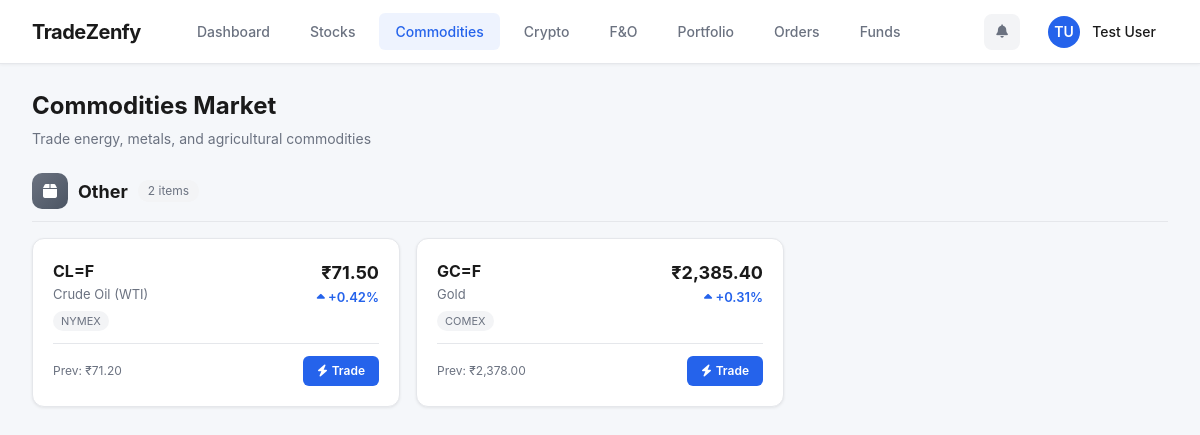
The page /commodity-market.php (signed in) on the database its author committed.
### tables this page shows
CREATE TABLE IF NOT EXISTS `account_registrations` (
  `id` int(11) NOT NULL AUTO_INCREMENT,
  `title` varchar(10) DEFAULT NULL,
  `first_name` varchar(100) NOT NULL,
  `last_name` varchar(100) NOT NULL,
  `email` varchar(255) NOT NULL,
  `username` varchar(100) NOT NULL,
  `password` varchar(255) NOT NULL,
  `dob` date DEFAULT NULL,
  `phone` varchar(20) DEFAULT NULL,
  `street` text DEFAULT NULL,
  `postal_code` varchar(20) DEFAULT NULL,
  `city` varchar(100) DEFAULT NULL,
  `country` varchar(100) DEFAULT NULL,
  `state_citizenship` varchar(100) DEFAULT NULL,
  `state_tax_residency` varchar(100) DEFAULT NULL,
  `tax_id` varchar(50) DEFAULT NULL,
  `employment_status` varchar(50) DEFAULT NULL,
  `trading_currency` varchar(50) DEFAULT 'INR',
  `annual_income` decimal(15,2) DEFAULT NULL,
  `net_worth` decimal(15,2) DEFAULT NULL,
  `source_of_wealth` text DEFAULT NULL,
  `initial_deposit` decimal(15,2) DEFAULT NULL,
  `status` enum('pending','approved','rejected') DEFAULT 'pending',
  `current_balance` decimal(15,2) DEFAULT 0.00,
  `portfolio_value` decimal(15,2) DEFAULT 0.00,
  `total_invested` decimal(15,2) DEFAULT 0.00,
  `total_pnl` decimal(15,2) DEFAULT 0.00,
  `is_blocked` tinyint(1) DEFAULT 0,
  `created_at` timestamp NOT NULL DEFAULT current_timestamp(),
  `updated_at` timestamp NOT NULL DEFAULT current_timestamp() ON UPDATE current_timestamp(),
  PRIMARY KEY (`id`),
  UNIQUE KEY `email` (`email`),
  UNIQUE KEY `username` (`username`)
);

CREATE TABLE IF NOT EXISTS `stocks` (
  `id` int(11) NOT NULL AUTO_INCREMENT,
  `symbol` varchar(20) NOT NULL,
  `name` varchar(255) NOT NULL,
  `exchange` varchar(20) DEFAULT 'NSE',
  `industry` varchar(100) DEFAULT NULL,
  `sector` varchar(100) DEFAULT NULL,
  `market_cap` bigint(20) DEFAULT NULL,
  `logo_url` varchar(500) DEFAULT NULL,
  `website` varchar(255) DEFAULT NULL,
  `ltp` decimal(10,2) DEFAULT 0.00,
  `change_percent` decimal(10,4) DEFAULT 0.0000,
  `previous_close` decimal(10,2) DEFAULT 0.00,
  `is_active` tinyint(1) DEFAULT 1,
  `created_at` timestamp NOT NULL DEFAULT current_timestamp(),
  `updated_at` timestamp NOT NULL DEFAULT current_timestamp() ON UPDATE current_timestamp(),
  PRIMARY KEY (`id`),
  UNIQUE KEY `unique_symbol` (`symbol`)
);

### includes/middleware.php (called while the page is built, shortened)
<?php
function requireUser(): array {
    $db   = getDB();
    $stmt = $db->prepare("SELECT id, first_name, last_name, email, username, status, current_balance, portfolio_value, total_pnl, is_blocked FROM account_registrations WHERE id = ?");
    $stmt->execute([$_SESSION['user_id']]);
    $user = $stmt->fetch();
    return $user;
}

### commodity-market.php (the view, shortened to what this page needs)
<?php
require_once __DIR__ . '/includes/middleware.php';
$user = requireUser();
$db   = getDB();
$stmt = $db->prepare("
    SELECT s.id, s.symbol, s.name, s.exchange, s.industry,
           COALESCE(c.ltp, s.ltp) AS ltp,
           COALESCE(c.change_percent, s.change_percent) AS change_percent,
           s.previous_close
    FROM stocks s
    LEFT JOIN stock_price_cache c ON c.stock_id = s.id
    WHERE s.is_active = 1 AND s.sector = 'Commodity'
    ORDER BY s.industry, s.symbol ASC
");
$stmt->execute();
$commodities = $stmt->fetchAll();
$grouped = [];
foreach ($commodities as $cmd) {
    $industry = $cmd['industry'] ?: 'Other';
    if (!isset($grouped[$industry])) $grouped[$industry] = [];
    $grouped[$industry][] = $cmd;
}
?>
<!DOCTYPE html>
<html lang="en">
<head>
<link rel="stylesheet" href="https://cdnjs.cloudflare.com/ajax/libs/font-awesome/6.4.0/css/all.min.css">
<link rel="stylesheet" href="public/assets/css/groww-ui.css">
<link rel="stylesheet" href="public/assets/css/layout-new.css">
<link rel="stylesheet" href="public/assets/css/mobile-responsive.css">
</head>
<body>
<?php include 'includes/user-top-nav.php'; ?>
<div class="main-content">
  <div class="page-header">
    <div class="page-title">Commodities Market</div>
    <div class="page-subtitle">Trade energy, metals, and agricultural commodities</div>
  </div>
  <?php
  $iconMap = [
    'Energy' => ['class' => 'energy', 'icon' => 'fa-fire'],
    'Precious Metals' => ['class' => 'precious', 'icon' => 'fa-gem'],
    'Base Metals' => ['class' => 'base', 'icon' => 'fa-cube'],
    'Agriculture' => ['class' => 'agri', 'icon' => 'fa-seedling'],
  ];
  $sortedIndustries = [];
  foreach ($grouped as $ind => $items) {
    if (!isset($sortedIndustries[$ind])) $sortedIndustries[$ind] = $items;
  }
  ?>
  <?php foreach ($sortedIndustries as $industry => $items):
    $iconInfo = $iconMap[$industry] ?? ['class' => 'base', 'icon' => 'fa-box'];
  ?>
  <div class="category-section">
    <div class="category-header">
      <div class="category-icon <?= $iconInfo['class'] ?>">
        <i class="fa <?= $iconInfo['icon'] ?>"></i>
      </div>
      <div>
        <div class="category-title"><?= htmlspecialchars($industry) ?></div>
      </div>
      <span class="category-count"><?= count($items) ?> items</span>
    </div>
    <div class="commodity-grid">
      <?php foreach ($items as $cmd):
        $chg = (float)$cmd['change_percent'];
        $isPos = $chg >= 0;
        $ltp = (float)$cmd['ltp'];
        $prevClose = (float)$cmd['previous_close'];
      ?>
      <a href="commodity-detail.php?id=<?= $cmd['id'] ?>" class="commodity-card">
        <div class="card-top">
          <div class="card-left">
            <div class="cmd-symbol"><?= htmlspecialchars($cmd['symbol']) ?></div>
            <div class="cmd-name"><?= htmlspecialchars($cmd['name']) ?></div>
            <span class="cmd-exchange"><?= htmlspecialchars($cmd['exchange']) ?></span>
          </div>
          <div class="card-right">
            <div class="cmd-ltp">₹<?= number_format($ltp, 2) ?></div>
            <div class="cmd-change <?= $isPos ? 'positive' : 'negative' ?>">
              <i class="fa fa-caret-<?= $isPos ? 'up' : 'down' ?>"></i>
              <?= ($isPos ? '+' : '') . number_format($chg, 2) ?>%
            </div>
          </div>
        </div>
        <div class="card-bottom">
          <span class="cmd-prev">Prev: ₹<?= number_format($prevClose, 2) ?></span>
          <span class="trade-btn"><i class="fa fa-bolt"></i> Trade</span>
        </div>
      </a>
      <?php endforeach; ?>
    </div>
  </div>
  <?php endforeach; ?>
</div>
</body>
</html>

### includes/user-top-nav.php (shortened to what this page needs)
<?php
$currentPage = basename($_SERVER['PHP_SELF'], '.php');
$inUser = strpos($_SERVER['PHP_SELF'], '/user/') !== false;
$rootPrefix = $inUser ? '../' : '';
$userPrefix = $inUser ? '' : 'user/';
$userInitials = strtoupper(substr($user['first_name'] ?? 'U', 0, 1) . substr($user['last_name'] ?? '', 0, 1));
$displayName = ($user['first_name'] ?? '') . ' ' . ($user['last_name'] ?? '');
?>
<nav class="top-nav">
  <div class="top-nav-left">
    <a href="<?= $userPrefix ?>dashboard.php" class="top-nav-logo">
      TradeZenfy
    </a>
    <div class="top-nav-links">
      <a href="<?= $userPrefix ?>dashboard.php" <?= $currentPage === 'dashboard' ? 'class="active"' : '' ?>>
        Dashboard
      </a>
      <a href="<?= $rootPrefix ?>stock-market.php" <?= in_array($currentPage, ['stock-market','stock-detail','index-detail']) ? 'class="active"' : '' ?>>
        Stocks
      </a>
      <a href="<?= $rootPrefix ?>commodity-market.php" <?= in_array($currentPage, ['commodity-market','commodity-detail']) ? 'class="active"' : '' ?>>
        Commodities
      </a>
      <a href="<?= $rootPrefix ?>crypto-market.php" <?= in_array($currentPage, ['crypto-market','crypto-detail']) ? 'class="active"' : '' ?>>
        Crypto
      </a>
      <a href="<?= $rootPrefix ?>fno-market.php" <?= in_array($currentPage, ['fno-market','fno-detail']) ? 'class="active"' : '' ?>>
        F&O
      </a>
      <a href="<?= $userPrefix ?>portfolio.php" <?= $currentPage === 'portfolio' ? 'class="active"' : '' ?>>
        Portfolio
      </a>
      <a href="<?= $userPrefix ?>orders.php" <?= $currentPage === 'orders' ? 'class="active"' : '' ?>>
        Orders
      </a>
      <a href="<?= $userPrefix ?>deposit.php" <?= in_array($currentPage, ['deposit','withdraw']) ? 'class="active"' : '' ?>>
        Funds
      </a>
    </div>
  </div>
  <div class="top-nav-right">
    <button class="nav-icon-btn" title="Notifications">
      <i class="fa fa-bell"></i>
    </button>
    <div class="nav-user-info" onclick="window.location.href='<?= $userPrefix ?>edit-profile.php'">
      <div class="nav-user-avatar"><?= $userInitials ?></div>
      <div class="nav-user-name"><?= htmlspecialchars($displayName) ?></div>
    </div>
  </div>
</nav>

### public/assets/css/groww-ui.css (style rules this page uses)
*, *::before, *::after { box-sizing: border-box; margin: 0; padding: 0; }
:root { --primary: #2563EB; --primary-dark: #1D4ED8; --primary-light: #3B82F6; --success: #10B981; --success-dark: #059669; --danger: #EF4444; --danger-dark: #DC2626; --bg: #F5F7FA; --card: #FFFFFF; --text: #1A1A1A; --text-secondary: #6B7280; --border: #E5E7EB; --hover: #F3F4F6; --groww-green: var(--primary); --groww-green-dark: var(--primary-dark); --groww-red: var(--danger); --groww-bg: var(--bg); --groww-card: var(--card); --groww-text: var(--text); --groww-text-secondary: var(--text-secondary); --groww-border: var(--border); --groww-hover: var(--hover); }
body { font-family: -apple-system, BlinkMacSystemFont, 'Segoe UI', Roboto, sans-serif; background: var(--bg); color: var(--text); min-height: 100vh; line-height: 1.5; overflow-x: hidden; max-width: 100vw; }

### public/assets/css/layout-new.css (style rules this page uses)
.top-nav { background: var(--card); border-bottom: 1px solid var(--border); padding: 0 32px; display: flex; align-items: center; justify-content: space-between; height: 64px; position: sticky; top: 0; z-index: 1000; box-shadow: 0 1px 3px rgba(0,0,0,0.05); }
.top-nav-left { display: flex; align-items: center; gap: 40px; }
.top-nav-logo { font-size: 20px; font-weight: 700; color: var(--text); text-decoration: none; letter-spacing: -0.5px; }
.top-nav-links { display: flex; gap: 8px; }
.top-nav-links a { padding: 8px 16px; color: var(--text-secondary); text-decoration: none; font-size: 14px; font-weight: 500; border-radius: 6px; transition: all 0.2s; }
.top-nav-links a.active { color: var(--primary); background: rgba(37, 99, 235, 0.08); }
.top-nav-right { display: flex; align-items: center; gap: 16px; }
.nav-user-info { display: flex; align-items: center; gap: 12px; cursor: pointer; padding: 6px 12px; border-radius: 8px; transition: background 0.2s; }
.nav-user-avatar { width: 32px; height: 32px; border-radius: 50%; background: var(--primary); color: white; display: flex; align-items: center; justify-content: center; font-weight: 600; font-size: 14px; }
.nav-user-name { font-size: 14px; font-weight: 500; color: var(--text); }
.nav-icon-btn { width: 36px; height: 36px; border-radius: 8px; background: var(--hover); border: none; cursor: pointer; display: flex; align-items: center; justify-content: center; color: var(--text-secondary); transition: all 0.2s; }
.main-content { max-width: 1400px; margin: 0 auto; padding: 24px 32px; }

### public/assets/css/mobile-responsive.css (style rules this page uses)
* { -webkit-tap-highlight-color: transparent; -webkit-touch-callout: none; }
html { -webkit-text-size-adjust: 100%; -ms-text-size-adjust: 100%; }
body { -webkit-overflow-scrolling: touch; overflow-x: hidden !important; max-width: 100vw; }

### rows shown on the page
account_registrations: userInitials "TU", displayName "Test User"
stocks: industry "Other", count($items) "2", symbol "GC=F", name "Gold", exchange "COMEX", ltp "2,385.40", chg "0.31", previous_close "2,378.00"
stocks: symbol "CL=F", name "Crude Oil (WTI)", exchange "NYMEX", ltp "71.50", chg "0.42", previous_close "71.20"
